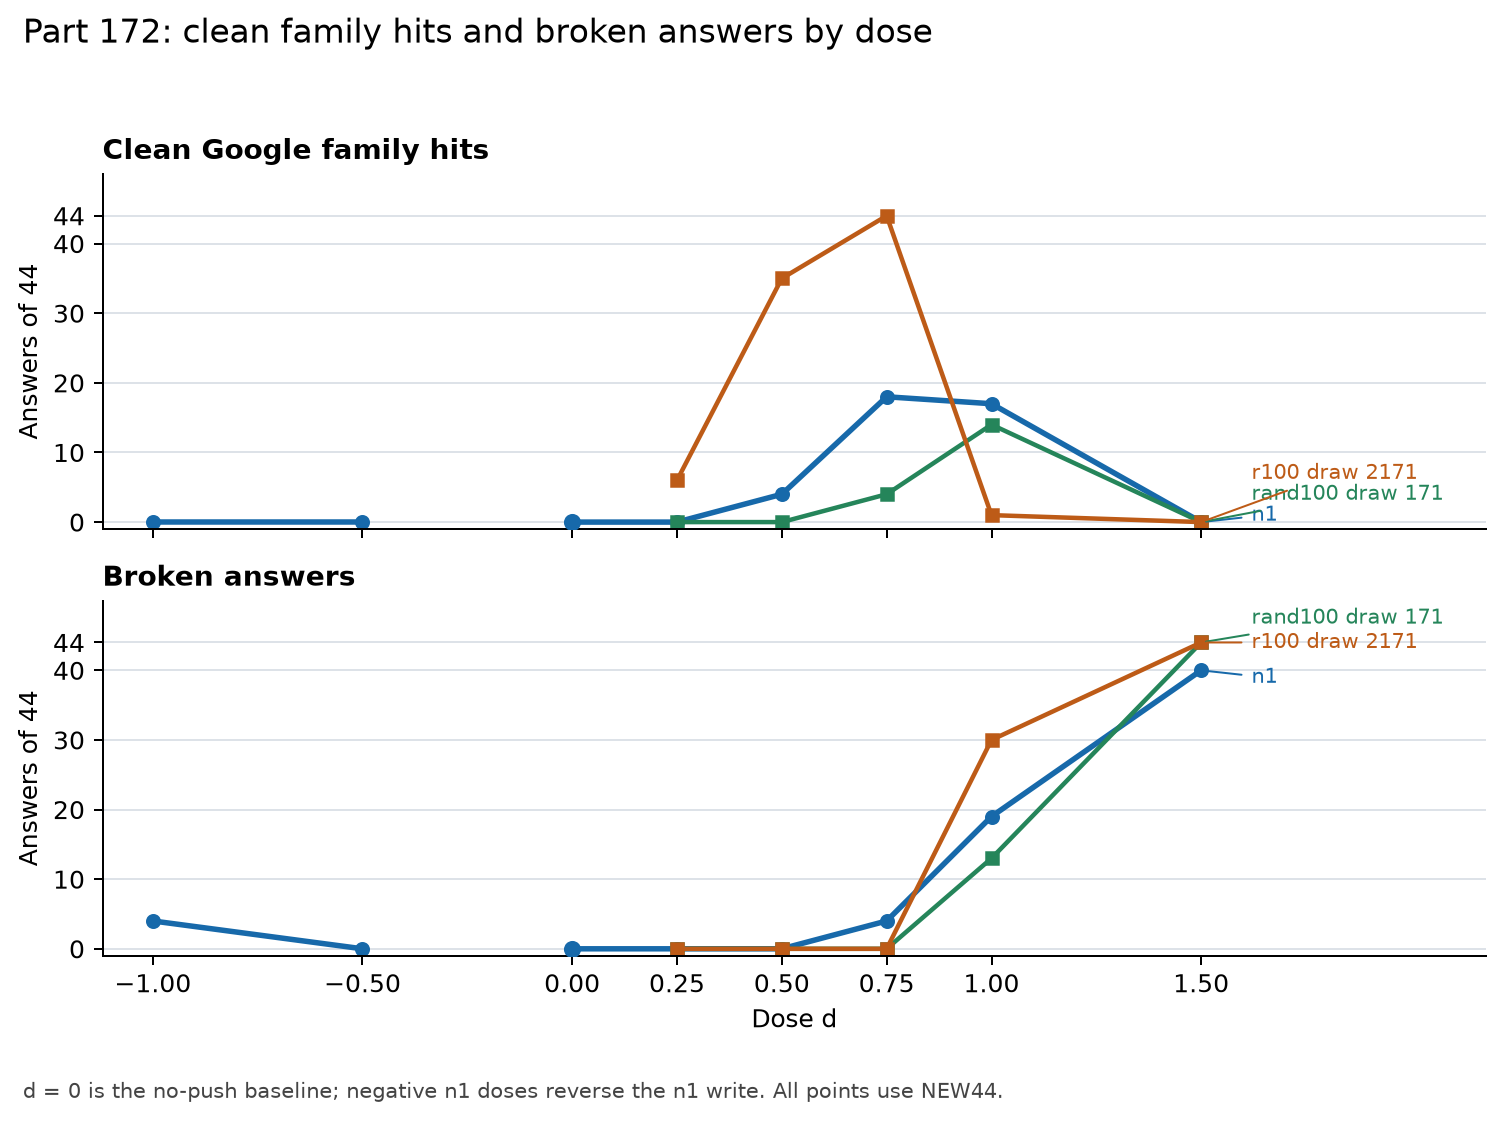

Source code (Python):
"""Plot Part 172's n1 and two control dose ladders from score.json."""
import json
from pathlib import Path

import matplotlib.pyplot as plt

HERE = Path(__file__).resolve().parent
SCORE = json.loads((HERE / "score.json").read_text(encoding="utf-8"))
rows = SCORE["dose_axis"]

# Add the no-push baseline at d=0, then keep the two n1 signs as visibly
# separate line segments.  Every plotted observation is a 44-prompt count.
def series(schedule):
    return sorted(
        [row for row in rows if row["schedule"] == schedule],
        key=lambda row: row["dose"],
    )

n1 = series("n1")
# The scorer stores the reversed doses in arm_stats rather than dose_axis.
for arm, dose in (("n1_d-1", -1.0), ("n1_d-0.5", -0.5)):
    stat = SCORE["arm_stats"][arm]
    n1.append({
        "arm": arm,
        "schedule": "n1",
        "dose": dose,
        "clean_family_hits": stat["clean_family_hits"],
        "broken": stat["broken"],
        "qwen_retained": stat["qwen_retained"],
    })
n1.sort(key=lambda row: row["dose"])
negative = [row for row in n1 if row["dose"] < 0]
positive = [row for row in n1 if row["dose"] > 0]
none = SCORE["arm_stats"]["none"]
baseline = {
    "dose": 0.0,
    "clean_family_hits": none["clean_family_hits"],
    "broken": none["broken"],
}

colors = {
    "n1": "#1769aa",
    "rand100_d171": "#25855a",
    "r100_d2171": "#bd5b17",
}
labels = {
    "n1": "n1",
    "rand100_d171": "rand100 draw 171",
    "r100_d2171": "r100 draw 2171",
}

fig, axes = plt.subplots(2, 1, figsize=(9.2, 6.2), sharex=True)
for ax, metric, title in zip(
    axes,
    ["clean_family_hits", "broken"],
    ["Clean Google family hits", "Broken answers"],
):
    for segment in (negative, [baseline] + positive):
        ax.plot(
            [row["dose"] for row in segment],
            [row[metric] for row in segment],
            color=colors["n1"],
            marker="o",
            linewidth=2.2,
            markersize=5,
        )
    ax.scatter(
        [baseline["dose"]], [baseline[metric]],
        color=colors["n1"], marker="o", s=34, zorder=4,
    )
    for schedule in ("rand100_d171", "r100_d2171"):
        arm_rows = series(schedule)
        ax.plot(
            [row["dose"] for row in arm_rows],
            [row[metric] for row in arm_rows],
            color=colors[schedule],
            marker="s",
            linewidth=1.8,
            markersize=4.5,
        )
    ax.set_title(title, loc="left", fontsize=11, fontweight="bold")
    ax.set_ylabel("Answers of 44")
    ax.set_ylim(-1, 50)
    ax.set_yticks([0, 10, 20, 30, 40, 44])
    ax.grid(axis="y", color="#d9dee5", linewidth=0.7)
    ax.spines[["top", "right"]].set_visible(False)
    # Direct labels at the final observation; offsets keep overlapping endpoints legible.
    if metric == "clean_family_hits":
        end_labels = [
            ("n1", positive[-1]["dose"], positive[-1][metric], 1.0),
            ("rand100_d171", 1.5, series("rand100_d171")[-1][metric], 4.0),
            ("r100_d2171", 1.5, series("r100_d2171")[-1][metric], 7.0),
        ]
    else:
        end_labels = [
            ("n1", positive[-1]["dose"], positive[-1][metric], 39.0),
            ("rand100_d171", 1.5, series("rand100_d171")[-1][metric], 47.5),
            ("r100_d2171", 1.5, series("r100_d2171")[-1][metric], 44.0),
        ]
    for key, x, y, label_y in end_labels:
        ax.annotate(
            labels[key],
            xy=(x, y),
            xytext=(1.62, label_y),
            textcoords="data",
            color=colors[key],
            fontsize=8.5,
            va="center",
            arrowprops={"arrowstyle": "-", "color": colors[key], "lw": 0.8},
        )

axes[-1].set_xlabel("Dose d")
axes[-1].set_xticks([-1.0, -0.5, 0.0, 0.25, 0.5, 0.75, 1.0, 1.5])
axes[-1].set_xlim(-1.12, 2.18)
fig.suptitle("Part 172: clean family hits and broken answers by dose", x=0.08, ha="left", fontsize=13)
fig.text(0.08, 0.012, "d = 0 is the no-push baseline; negative n1 doses reverse the n1 write. All points use NEW44.", fontsize=8.5, color="#444444")
fig.tight_layout(rect=(0.06, 0.045, 0.98, 0.95))
fig.savefig(HERE / "plot172.png", dpi=180, bbox_inches="tight")
